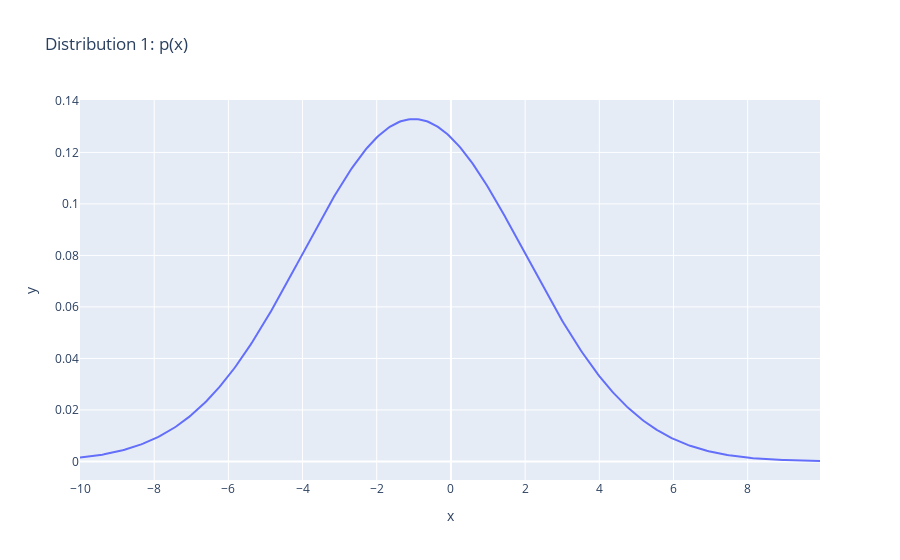

Notebook source saved alongside this figure:
### Code cell
ax=px.line(x=x,y=dist1,title="Distribution 1: p(x)")
ax.show()

### Figure 1 — Plotly figure (JSON) as saved in the notebook; plotly's stock layout.template omitted (floating-point values rounded to 4 significant figures; data arrays with more than 128 entries replaced by an {"elided": "..."} marker saying what was removed)
{"data": [{"hovertemplate": "x=%{x}<br>y=%{y}<extra></extra>", "legendgroup": "", "line": {"color": "#636efa", "dash": "solid"}, "marker": {"symbol": "circle"}, "mode": "lines", "name": "", "orientation": "v", "showlegend": false, "type": "scatter", "x": {"elided": "400 float values"}, "xaxis": "x", "y": {"elided": "400 float values"}, "yaxis": "y"}], "layout": {"legend": {"tracegroupgap": 0}, "title": {"text": "Distribution 1: p(x)"}, "xaxis": {"anchor": "y", "domain": [0, 1], "title": {"text": "x"}}, "yaxis": {"anchor": "x", "domain": [0, 1], "title": {"text": "y"}}}}
